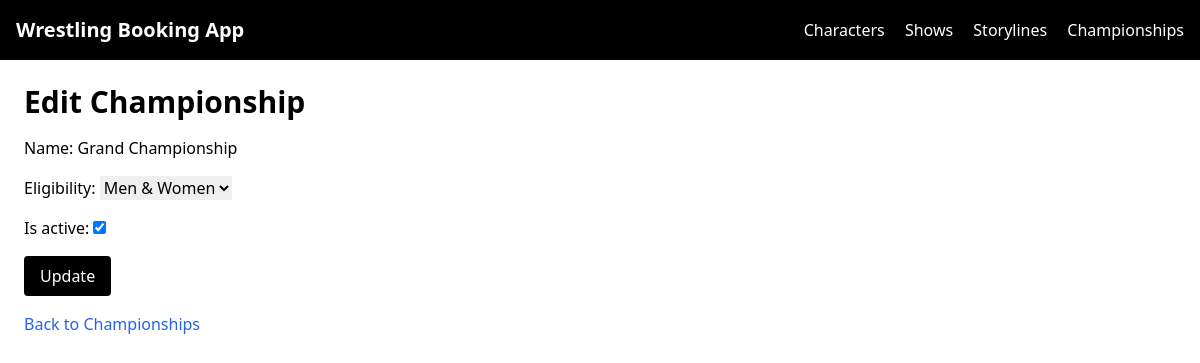
The app's page /titles/1/edit/ with its own data.
### core/models.py (models this page shows, shortened)
class Championship(models.Model):
    class Eligibility(models.TextChoices):
        MEN = "MEN", "Men Only"
        WOMEN = "WOMEN", "Women Only"
        OPEN = "OPEN", "Men & Women"
    name = models.CharField(max_length=100, unique=True)
    eligibility = models.CharField(
        max_length=10,
        choices=Eligibility.choices
    )
    is_active = models.BooleanField(default=True)

### titles/views.py (the view)
# urls.py: path("<int:pk>/edit/", ChampionshipUpdateView.as_view(), name="championship-edit"),
class ChampionshipUpdateView(UpdateView):
    model = Championship
    fields = ["name", "eligibility", "is_active"]
    template_name = "titles/championship_form.html"
    success_url = reverse_lazy("championship-list")

### titles/templates/titles/championship_form.html (shortened to what this page needs)
{% extends "base.html" %}
{% block content %}
<h1 class="text-3xl font-bold mb-4">
    {% if view.object %}Edit Championship{% else %}Add Championship{% endif %}
</h1>
<form method="post" class="space-y-4">
    {{ form.as_p }}
    <button type="submit" class="bg-black text-white px-4 py-2 rounded">
        {% if view.object %}Update{% else %}Create{% endif %}
    </button>
</form>
<a href="{% url 'championship-list' %}" class="text-blue-600 mt-4 inline-block">Back to Championships</a>
{% endblock %}

### records on screen
Championship: name "Grand Championship", eligibility "Men & Women", is_active "☑"
